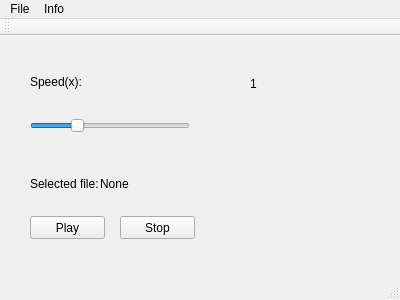
<?xml version="1.0" encoding="UTF-8"?>
<ui version="4.0">
 <class>MainWindow</class>
 <widget class="QMainWindow" name="MainWindow">
  <property name="geometry">
   <rect>
    <x>0</x>
    <y>0</y>
    <width>400</width>
    <height>300</height>
   </rect>
  </property>
  <property name="windowTitle">
   <string>MainWindow</string>
  </property>
  <widget class="QWidget" name="centralWidget">
   <widget class="QLabel" name="label">
    <property name="geometry">
     <rect>
      <x>30</x>
      <y>30</y>
      <width>191</width>
      <height>31</height>
     </rect>
    </property>
    <property name="text">
     <string>Speed(x):</string>
    </property>
   </widget>
   <widget class="QSlider" name="horizontalSlider">
    <property name="geometry">
     <rect>
      <x>30</x>
      <y>80</y>
      <width>160</width>
      <height>19</height>
     </rect>
    </property>
    <property name="minimum">
     <number>25</number>
    </property>
    <property name="maximum">
     <number>300</number>
    </property>
    <property name="singleStep">
     <number>1</number>
    </property>
    <property name="value">
     <number>100</number>
    </property>
    <property name="orientation">
     <enum>Qt::Horizontal</enum>
    </property>
   </widget>
   <widget class="QLabel" name="label_speed">
    <property name="geometry">
     <rect>
      <x>250</x>
      <y>40</y>
      <width>41</width>
      <height>16</height>
     </rect>
    </property>
    <property name="text">
     <string>1</string>
    </property>
   </widget>
   <widget class="QLabel" name="label_2">
    <property name="geometry">
     <rect>
      <x>30</x>
      <y>140</y>
      <width>71</width>
      <height>16</height>
     </rect>
    </property>
    <property name="text">
     <string>Selected file:</string>
    </property>
   </widget>
   <widget class="QLabel" name="label_file">
    <property name="geometry">
     <rect>
      <x>100</x>
      <y>140</y>
      <width>261</width>
      <height>16</height>
     </rect>
    </property>
    <property name="text">
     <string>None</string>
    </property>
   </widget>
   <widget class="QPushButton" name="playButton">
    <property name="geometry">
     <rect>
      <x>30</x>
      <y>180</y>
      <width>75</width>
      <height>23</height>
     </rect>
    </property>
    <property name="text">
     <string>Play</string>
    </property>
   </widget>
   <widget class="QPushButton" name="stopButton">
    <property name="geometry">
     <rect>
      <x>120</x>
      <y>180</y>
      <width>75</width>
      <height>23</height>
     </rect>
    </property>
    <property name="text">
     <string>Stop</string>
    </property>
   </widget>
  </widget>
  <widget class="QMenuBar" name="menuBar">
   <property name="geometry">
    <rect>
     <x>0</x>
     <y>0</y>
     <width>400</width>
     <height>21</height>
    </rect>
   </property>
   <widget class="QMenu" name="menuFile">
    <property name="title">
     <string>File</string>
    </property>
    <addaction name="actionOpen"/>
    <addaction name="actionSave"/>
   </widget>
   <widget class="QMenu" name="menuInfo">
    <property name="title">
     <string>Info</string>
    </property>
    <addaction name="actionAbout"/>
   </widget>
   <addaction name="menuFile"/>
   <addaction name="menuInfo"/>
  </widget>
  <widget class="QToolBar" name="mainToolBar">
   <attribute name="toolBarArea">
    <enum>TopToolBarArea</enum>
   </attribute>
   <attribute name="toolBarBreak">
    <bool>false</bool>
   </attribute>
  </widget>
  <widget class="QStatusBar" name="statusBar"/>
  <action name="actionOpen">
   <property name="text">
    <string>Open</string>
   </property>
   <property name="shortcut">
    <string>Ctrl+O</string>
   </property>
  </action>
  <action name="actionSave">
   <property name="text">
    <string>Save</string>
   </property>
   <property name="shortcut">
    <string>Ctrl+S</string>
   </property>
  </action>
  <action name="actionAbout">
   <property name="text">
    <string>About</string>
   </property>
  </action>
 </widget>
 <layoutdefault spacing="6" margin="11"/>
 <resources/>
 <connections/>
</ui>
